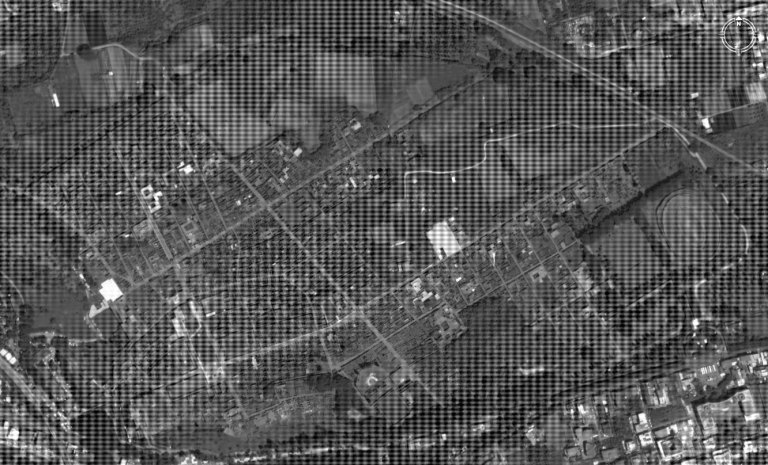
#> input picture ImageProcessing_noise reduction_fourier transform/مسئله 3/city.jpg, 768 x 465 px
$ python p1.py
#> lines starting #> are read from the running program, lines starting #| are printed output that depends on the picture
#!/usr/bin/env python
# coding: utf-8

# In[1]:


import numpy as np
import cv2 as cv
import matplotlib.pyplot as plt
img = cv.imread('city.jpg',0)
#> img is the input picture: shape (465, 768); min 0, max 255, mean 86.8
plt.imshow(img, cmap = 'gray')


# In[3]:


###################### magnitude check
f = np.fft.fft2(img)
fshift = np.fft.fftshift(f)
magnitude_spectrum = np.log(np.abs(fshift)+1)
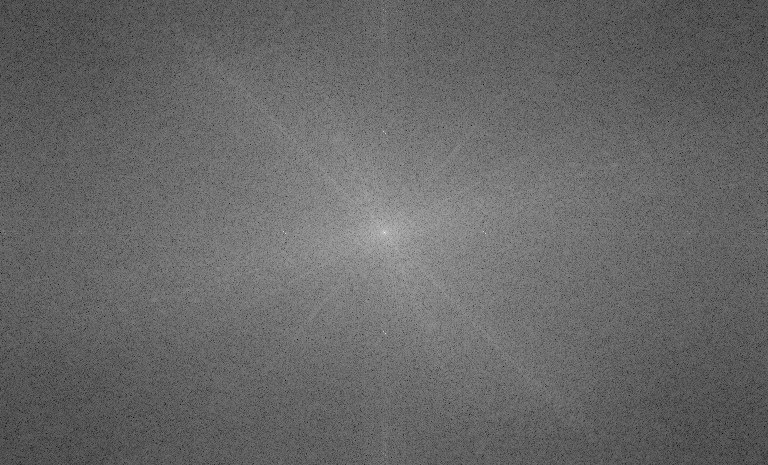
#> magnitude_spectrum: shape (465, 768) float64; min 1.93, max 17.25, mean 8.16; drawn with min black and max white

plt.imshow(magnitude_spectrum, cmap = 'gray')
#####################


# In[36]:


f = np.fft.fft2(img)
fshift = np.fft.fftshift(f)
x,y=fshift.shape
#> x = 465; y = 768
mask=np.zeros((x,y))
center_coordinates = (int(y/2),int(x/2))
#> center_coordinates = (384, 232)
color = 5
radius = 100
thickness = 3
mask = cv.circle(mask, center_coordinates, radius, color, thickness)
new_fshift=fshift*mask
img_back100= np.real(np.fft.ifft2(np.fft.ifftshift(new_fshift)))
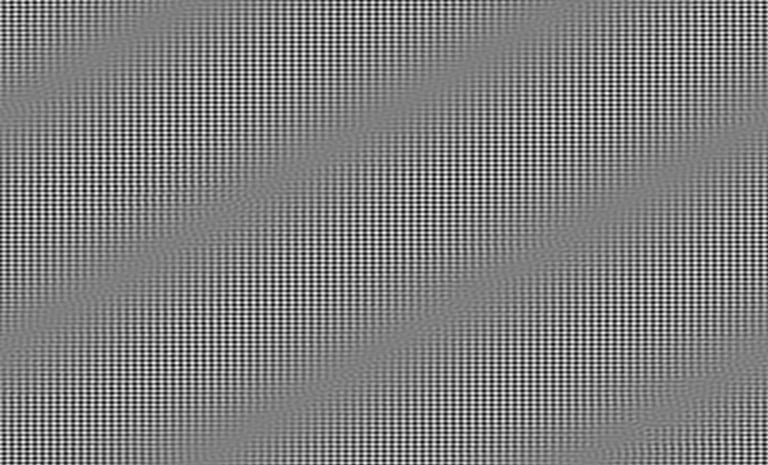
#> img_back100: shape (465, 768) float64; min -388, max 390, mean 0; drawn with min black and max white

plt.figure(figsize = (20,60))
plt.subplot(121),plt.imshow(img, cmap = 'gray')
plt.title('Input Image'), plt.xticks([]), plt.yticks([])
plt.subplot(122),plt.imshow(img_back100, cmap = 'gray', vmin=0, vmax=255)
plt.title('img_back100'), plt.xticks([]), plt.yticks([])
plt.show()
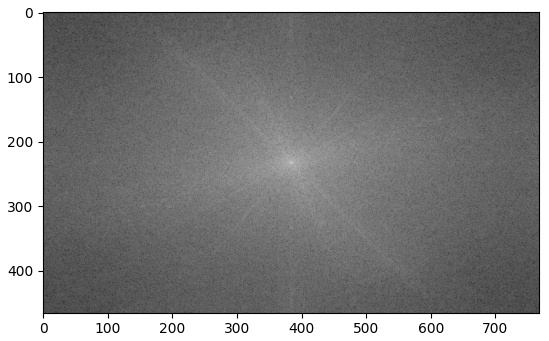
#> figure drawn by matplotlib, 1 panel
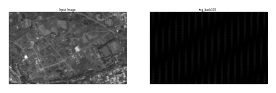
#> figure drawn by matplotlib, 2 panels


# In[30]:


f = np.fft.fft2(img_back100)
fshift = np.fft.fftshift(f)
magnitude_spectrum = np.log(np.abs(fshift)+1)
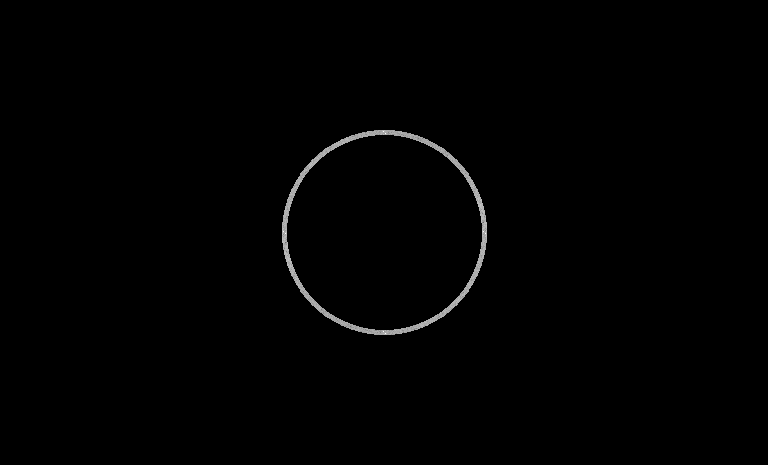
#> magnitude_spectrum: shape (465, 768) float64; min 0, max 16.58, mean 0.0989; drawn with min black and max white
plt.imshow(magnitude_spectrum, cmap = 'gray')


# In[ ]:


# In[39]:


img = cv.imread('city.jpg',0)
f = np.fft.fft2(img)
fshift = np.fft.fftshift(f)
x,y=fshift.shape
mask=np.ones((x,y))
center_coordinates = (int(y/2),int(x/2))
color = 0
radius = 100
thickness = 3
mask = cv.circle(mask, center_coordinates, radius, color, thickness)
new_fshift=fshift*mask
img_back100= np.real(np.fft.ifft2(np.fft.ifftshift(new_fshift)))
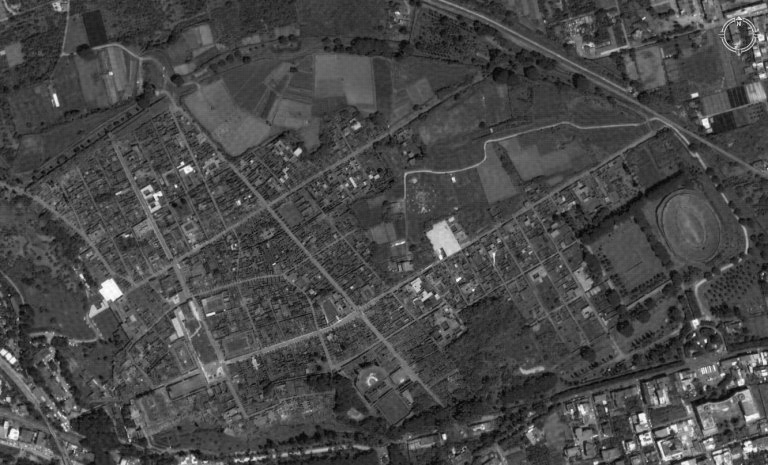
#> img_back100: shape (465, 768) float64; min 16.9, max 259.2, mean 86.8; drawn with min black and max white

plt.figure(figsize = (20,60))
plt.subplot(121),plt.imshow(img, cmap = 'gray')
plt.title('Input Image'), plt.xticks([]), plt.yticks([])
plt.subplot(122),plt.imshow(img_back100, cmap = 'gray', vmin=0, vmax=255)
plt.title('img_back100'), plt.xticks([]), plt.yticks([])
plt.show()


# In[ ]:

$ run again, with ImageProcessing_noise reduction_fourier transform/مسئله 3/man.jpg copied over ImageProcessing_noise reduction_fourier transform/مسئله 3/city.jpg
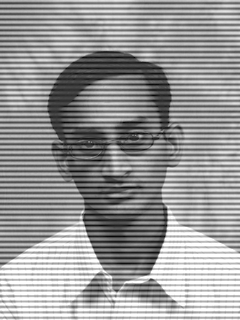
#> input picture ImageProcessing_noise reduction_fourier transform/مسئله 3/man.jpg, 240 x 320 px
#> img is the input picture: shape (320, 240); min 1, max 255, mean 151.2
#> `img_back100= np.real(np.fft.ifft2(np.fft.ifftshift(new_fshift)))`:
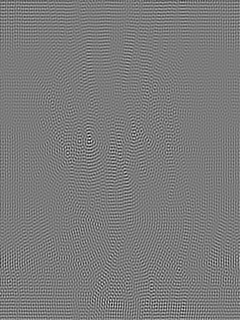
#> img_back100: shape (320, 240) float64; min -27.45, max 29.11, mean 0; drawn with min black and max white
#> `magnitude_spectrum = np.log(np.abs(fshift)+1)`:
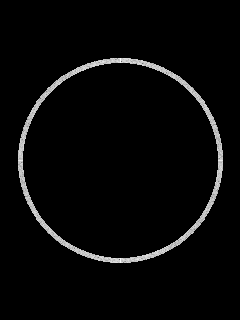
#> magnitude_spectrum: shape (320, 240) float64; min 0, max 10.82, mean 0.344; drawn with min black and max white
